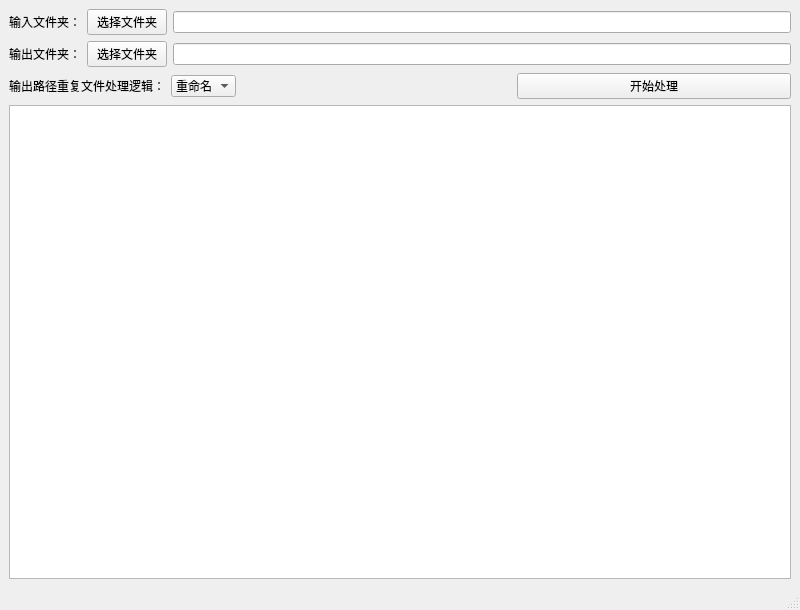
<?xml version="1.0" encoding="UTF-8"?>
<ui version="4.0">
 <class>MainWindow</class>
 <widget class="QMainWindow" name="MainWindow">
  <property name="geometry">
   <rect>
    <x>0</x>
    <y>0</y>
    <width>800</width>
    <height>610</height>
   </rect>
  </property>
  <property name="windowTitle">
   <string>电商平台销售数据处理工具v0.2</string>
  </property>
  <widget class="QWidget" name="centralwidget">
   <layout class="QVBoxLayout" name="verticalLayout">
    <item>
     <layout class="QHBoxLayout" name="horizontalLayout">
      <item>
       <widget class="QLabel" name="label">
        <property name="text">
         <string>输入文件夹：</string>
        </property>
       </widget>
      </item>
      <item>
       <widget class="QPushButton" name="browseInputButton">
        <property name="text">
         <string>选择文件夹</string>
        </property>
       </widget>
      </item>
      <item>
       <widget class="QLineEdit" name="inputPathLineEdit"/>
      </item>
     </layout>
    </item>
    <item>
     <layout class="QHBoxLayout" name="horizontalLayout_3">
      <item>
       <widget class="QLabel" name="label_2">
        <property name="text">
         <string>输出文件夹：</string>
        </property>
       </widget>
      </item>
      <item>
       <widget class="QPushButton" name="browseOutputButton">
        <property name="text">
         <string>选择文件夹</string>
        </property>
       </widget>
      </item>
      <item>
       <widget class="QLineEdit" name="outputPathLineEdit"/>
      </item>
     </layout>
    </item>
    <item>
     <layout class="QHBoxLayout" name="horizontalLayout_4">
      <item>
       <widget class="QLabel" name="label_3">
        <property name="toolTip">
         <string>&lt;html&gt;&lt;head/&gt;&lt;body&gt;&lt;p&gt;[输出文件夹]内已存在与[将要输出的文件]同名的文件时的处理逻辑&lt;/p&gt;&lt;/body&gt;&lt;/html&gt;</string>
        </property>
        <property name="text">
         <string>输出路径重复文件处理逻辑：</string>
        </property>
       </widget>
      </item>
      <item>
       <widget class="QComboBox" name="conflictComboBox">
        <property name="sizePolicy">
         <sizepolicy hsizetype="Preferred" vsizetype="Fixed">
          <horstretch>0</horstretch>
          <verstretch>0</verstretch>
         </sizepolicy>
        </property>
        <property name="toolTip">
         <string>&lt;html&gt;&lt;head/&gt;&lt;body&gt;&lt;p&gt;[输出文件夹]内已存在与[将要输出的文件]同名的文件时的处理逻辑&lt;/p&gt;&lt;/body&gt;&lt;/html&gt;</string>
        </property>
        <property name="insertPolicy">
         <enum>QComboBox::InsertAtBottom</enum>
        </property>
        <property name="sizeAdjustPolicy">
         <enum>QComboBox::AdjustToContents</enum>
        </property>
        <item>
         <property name="text">
          <string>重命名</string>
         </property>
        </item>
        <item>
         <property name="text">
          <string>覆盖</string>
         </property>
        </item>
        <item>
         <property name="text">
          <string>跳过</string>
         </property>
        </item>
       </widget>
      </item>
      <item>
       <spacer name="horizontalSpacer">
        <property name="orientation">
         <enum>Qt::Horizontal</enum>
        </property>
        <property name="sizeHint" stdset="0">
         <size>
          <width>40</width>
          <height>20</height>
         </size>
        </property>
       </spacer>
      </item>
      <item>
       <widget class="QPushButton" name="processButton">
        <property name="sizePolicy">
         <sizepolicy hsizetype="Expanding" vsizetype="Fixed">
          <horstretch>0</horstretch>
          <verstretch>0</verstretch>
         </sizepolicy>
        </property>
        <property name="text">
         <string>开始处理</string>
        </property>
       </widget>
      </item>
     </layout>
    </item>
    <item>
     <widget class="QPlainTextEdit" name="plainTextEdit">
      <property name="sizePolicy">
       <sizepolicy hsizetype="Expanding" vsizetype="Expanding">
        <horstretch>0</horstretch>
        <verstretch>0</verstretch>
       </sizepolicy>
      </property>
      <property name="readOnly">
       <bool>true</bool>
      </property>
     </widget>
    </item>
   </layout>
  </widget>
  <widget class="QMenuBar" name="menubar">
   <property name="geometry">
    <rect>
     <x>0</x>
     <y>0</y>
     <width>800</width>
     <height>23</height>
    </rect>
   </property>
  </widget>
  <widget class="QStatusBar" name="statusbar"/>
 </widget>
 <resources/>
 <connections/>
</ui>
